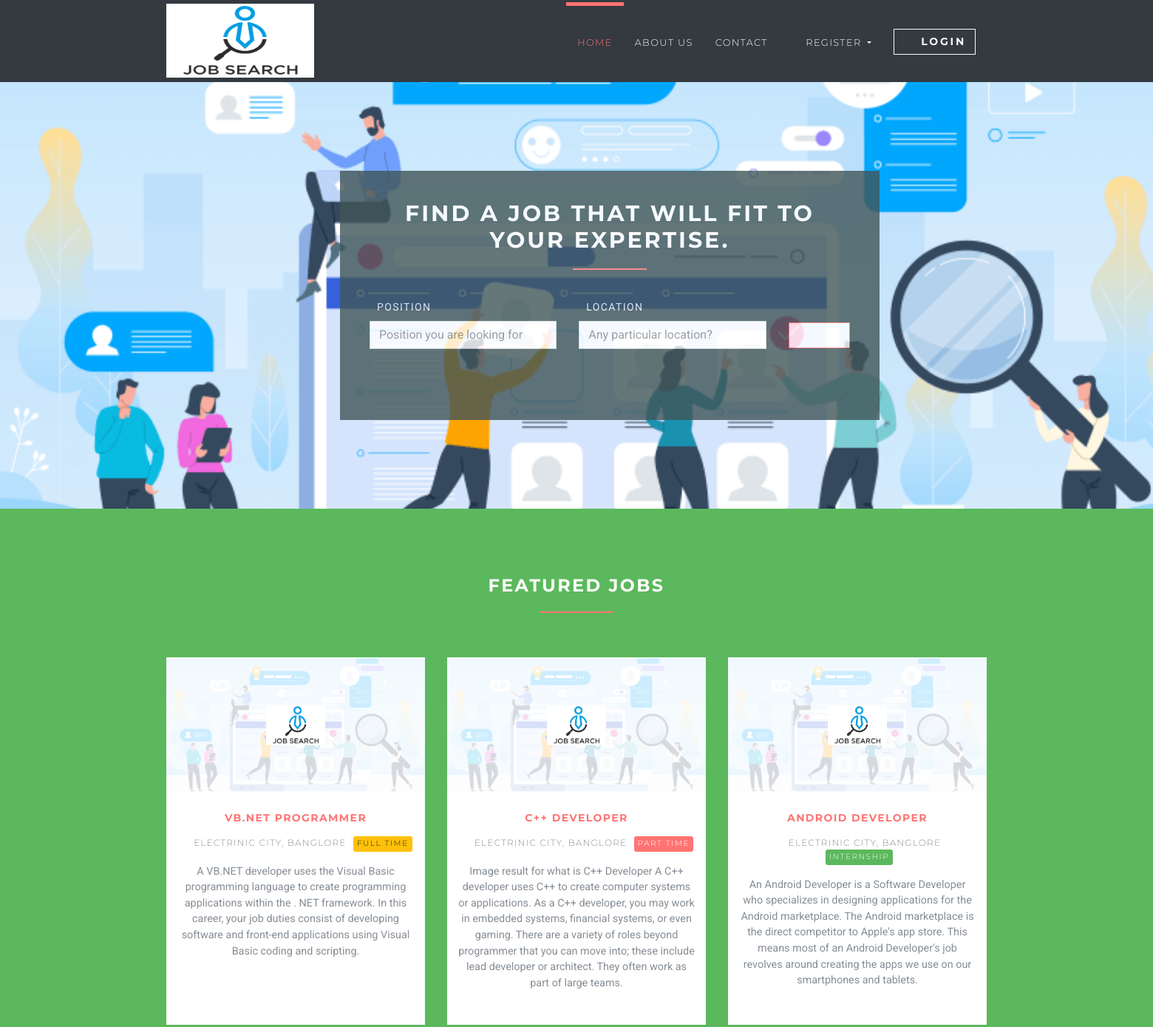
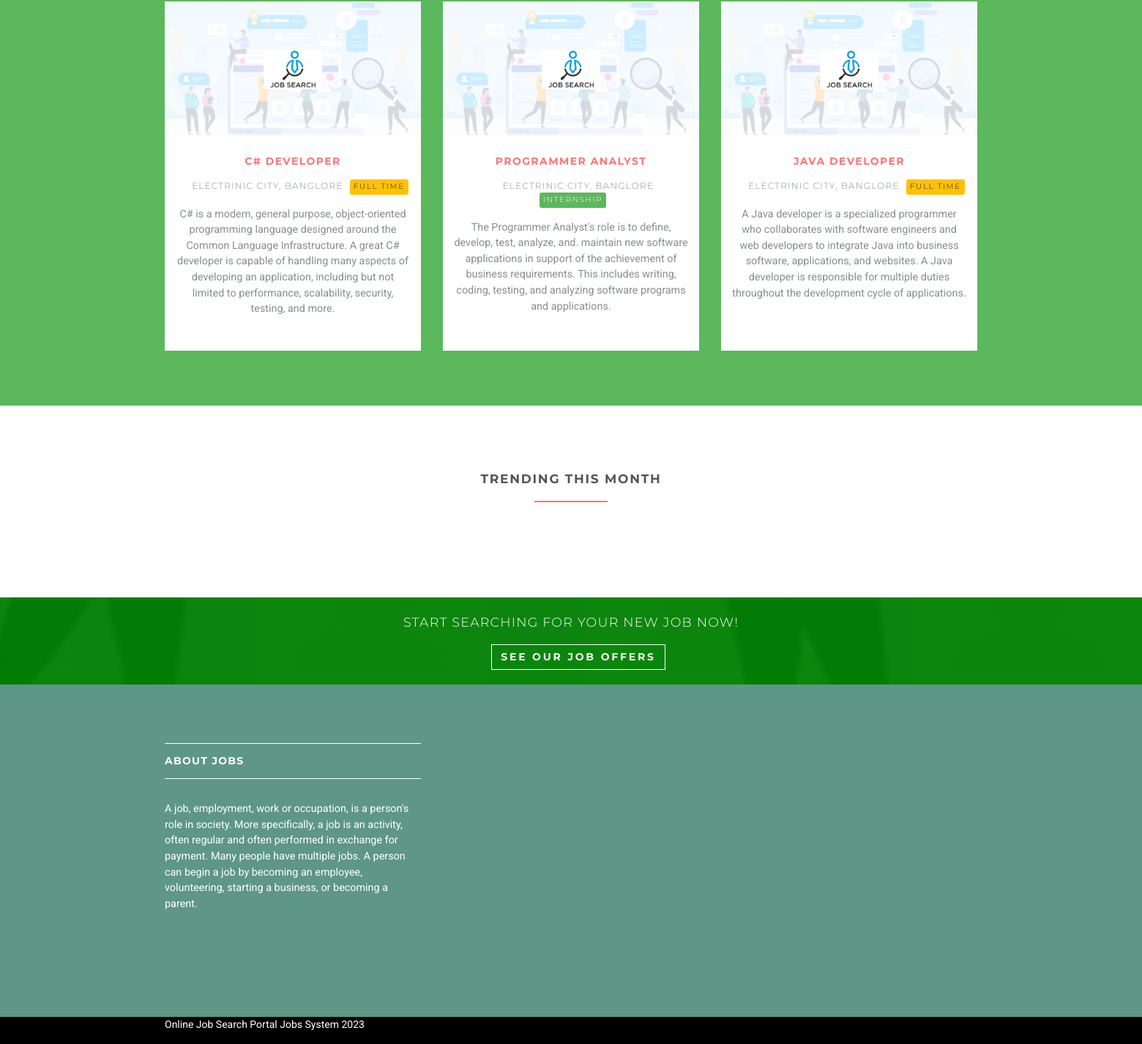
The page / on the database its author committed (2 pictures, top to bottom).
### jobsapp/models.py (models this page shows, shortened)
class Job(models.Model):
    user = models.ForeignKey(User, on_delete=models.CASCADE)
    title = models.CharField(max_length=300)
    description = models.TextField()
    location = models.CharField(max_length=150)
    type = models.CharField(choices=JOB_TYPE, max_length=10)
    category = models.CharField(max_length=100)
    last_date = models.DateTimeField()
    company_name = models.CharField(max_length=100)
    company_description = models.CharField(max_length=300)
    website = models.CharField(max_length=100, default="")
    created_at = models.DateTimeField(default=timezone.now)
    filled = models.BooleanField(default=False)

### jobsapp/views/home.py (the view)
# urls.py: path('', HomeView.as_view(), name='home'),
class HomeView(ListView):
    model = Job
    template_name = 'home.html'
    context_object_name = 'jobs'
    def get_queryset(self):
        return self.model.objects.all()[:6]
    def get_context_data(self, **kwargs):
        context = super().get_context_data(**kwargs)
        context['trendings'] = self.model.objects.filter(created_at__month=timezone.now().month)[:3]
        return context

### templates/home.html (shortened to what this page needs)
{% extends 'base.html' %}
{% load static %}
{% block content %}
    <section class="job-form-section job-form-section--image">
        <div class="container">
            <div class="row">
                <div class="col-lg-8 mx-auto">
                    <div class="job-form-box" style="background-color:#405658; opacity: 0.8;">
                        <h2 class="heading" style="color: rgb(255, 255, 255)">Find a job that will
                           fit to your expertise.
                        </h2>
                        <form id="job-main-form" method="get" action="{% url 'jobs:searh' %}" class="job-main-form">
                            <div class="controls" style="color: white;">
                                <div class="row align-items-center">
                                    <div class="col-md-5">
                                        <div class="form-group">
                                            <label for="profession">Position</label>
                                            <input type="text" id="profession" name="position"
                                                   placeholder="Position you are looking for" class="form-control" style="color: black">
                                        </div>
                                    </div>
                                    <div class="col-md-5">
                                        <div class="form-group">
                                            <label for="location">Location</label>
                                            <input type="text" id="location" name="location"
                                                   placeholder="Any particular location?" class="form-control">
                                        </div>
                                    </div>
                                    <div class="col-md-2">
                                        <button type="submit"
                                                class="btn btn-outline-white-primary job-main-form__button">
                                            <i class="fa fa-search"></i>
                                        </button>
                                    </div>
                                </div>
                            </div>
                        </form>
                    </div>
                </div>
            </div>
        </div>
    </section>
    <section class="bg-success">
        <div class="container">
            <h3 class="heading" style="color:white;">Featured jobs</h3>
            <div class="row featured align-items-stretch">
                {% for job in jobs %}
                    <div class="col-lg-4 mb-5 mb-lg-0" style="margin-top: 5px;">
                        <div class="box-image-text bg-visible full-height">
                            <div class="top">
                                <a href="#">
                                    <div class="image">
                                    </div>
                                    <div class="logo">
                                        <img src="{% static 'img/it.jpg' %}" alt="" style="max-width: 80px;">
                                    </div>
                                </a>
                            </div>
                            <div class="content">
                                <h5><a href="{% url 'jobs:jobs-detail' job.id %}">{{ job.title }}</a></h5>
                                <p class="featured__details"><i class="fa fa-map-marker job__location"></i>
                                    {{ job.location }}
                                    {% if job.type == '1' %}
                                        <span class="badge featured-badge badge-warning">Full time</span>
                                    {% elif job.type == '2' %}
                                        <span class="badge featured-badge badge-primary">Part time</span>
                                    {% else %}
                                        <span style="color: #ffffff;" class="badge featured-badge badge-success">Internship</span>
                                    {% endif %}
                                </p>
                                <p>{{ job.description }}</p>
                            </div>
                        </div>
                    </div>
                {% endfor %}
            </div>
        </div>
    </section>
    <section>
        <div class="container">
            <h4 class="heading">Trending this month</h4>
        </div>
    </section>
    <section style="background-image: url('{% static 'img/prj.png' %}');" class="section-divider">
        <div class="overlay"></div>
        <div class="container">
            <div class="row">
                <div class="col-lg-12 text-center">
                    <p>Start searching for your new job now! </p>
                    <p><a href="{% url 'jobs:jobs' %}" class="btn btn-outline-light">See our job offers </a></p>
                </div>
            </div>
        </div>
    </section>
{% endblock %}

### templates/base.html (shortened to what this page needs)
{% load static %}
<!DOCTYPE html>
<html>
<head>
    <link rel="stylesheet"
          href="{% static 'vendor/bootstrap/css/bootstrap.min.css' %}">
    <link rel="stylesheet"
          href="{% static 'vendor/font-awesome/css/font-awesome.min.css' %}">
    <link rel="stylesheet"
          href="{% static 'vendor/owl.carousel/assets/owl.carousel.css' %}">
    <link rel="stylesheet"
          href="{% static 'vendor/owl.carousel/assets/owl.theme.default.css' %}">
    <link rel="stylesheet" href="{% static 'css/style.default.css' %}"
          id="theme-stylesheet">
    <link rel="stylesheet" href="{% static 'css/custom.css' %}">
</head>
<body>
<header class="header">
    <nav class="navbar navbar-expand-lg bg-dark">
        <div class="container">
            <a href="/" class="navbar-brand">
                <img src="{% static 'img/it.jpg' %}" alt="logo" class="d-none d-lg-block" height="100" width="200">
            </a>
            <div id="navbarSupportedContent" class="collapse navbar-collapse">
                <ul class="navbar-nav ml-auto">
                    <li class="nav-item active">
                        <a href="/" class="nav-link">Home <span class="sr-only">(current)</span></a>
                    </li>
                    <li class="nav-item">
                        <a href="#" class="nav-link">About Us</a>
                    </li>
                    <li class="nav-item">
                        <a href="#" class="nav-link">Contact</a>
                    </li>
                    {% if request.user.is_authenticated and request.user.role == 'employer' %}
                        <li class="nav-item dropdown">
                            <a id="clientZone" href="#" data-toggle="dropdown"
                               aria-haspopup="true" aria-expanded="false"
                               class="nav-link dropdown-toggle has-img mb-3 mb-lg-0 mt-3 mt-lg-0">
                                <div class="client-menu-image">
                                    <div class="inner">
                                        <img src="{% static 'img/it.jpg' %}"
                                             alt="company image"
                                             class="img-fluid">
                                    </div>
                                </div>
                                {% if request.user.role == 'employee' %}
                                    {{ request.user.first_name }} {{ request.user.last_name }}
                                {% else %}
                                    {{ request.user.first_name }}
                                {% endif %}
                            </a>
                            <div aria-labelledby="clientZone" class="dropdown-menu">
                                <a href="{% url 'jobs:employer-dashboard' %}" class="dropdown-item">Dashboard</a>
                                <a href="{% url 'jobs:employer-all-applicants' %}" class="dropdown-item">Applicants </a>
                                <a href="{% url 'jobs:employer-jobs-create' %}" class="dropdown-item">Post a new
                                    job </a>
                                <a href="{% url 'accounts:logout' %}" class="dropdown-item">Logout</a>
                            </div>
                        </li>
                    {% else %}
                        <li class="nav-item dropdown">
                            <a id="pages" href="#" data-toggle="dropdown" aria-haspopup="true" aria-expanded="false"
                               class="nav-link dropdown-toggle"><i class="fa fa-signing"></i>Register
                            </a>
                        </li>
                        <li class="nav-item" style="color: #fff">
                            <a href="{% url 'accounts:login' %}" class="btn navbar-btn btn-outline-light mb-5 mb-lg-0">
                                <i class="fa fa-sign-in"></i>Login
                            </a>
                        </li>
                    {% endif %}
                </ul>
            </div>
        </div>
    </nav>
</header>
<div>
    {% block content %} {% endblock %}
</div>
<footer class="footer">
    <div class="footer__block">
        <div class="container">
            <div class="row">
                <div class="col-lg-4 col-md-12 mb-5">
                    <h4 class="h5">About Jobs</h4>
                    <p> A job, employment, work or occupation, is a person's role in society. More specifically, a job is an activity, often regular and often performed in exchange for payment. Many people have multiple jobs. A person can begin a job by becoming an employee, volunteering, starting a business, or becoming a parent. </p>
                </div>
            </div>
        </div>
    </div>
    <div class="footer__copyright">
        <div class="container">
            <div class="row">
                <div class="col-md-6 text-md-left text-center">
                    <p>Online Job Search Portal Jobs System 2023</p>
                </div>
            </div>
        </div>
    </div>
</footer>
</body>
</html>

### rows shown on the page
Job: title "VB.NET PROGRAMMER", location "ELECTRINIC CITY, BANGLORE", type "FULL TIME", description "A VB.NET developer uses the Visual Basic programming language to create programming applications within the . NET framework. In this career, your job duties consist of developing software and front-end applications using Visual Basic coding and scripting."
Job: title "C++ DEVELOPER", location "ELECTRINIC CITY, BANGLORE", type "PART TIME", description "Image result for what is C++ Developer A C++ developer uses C++ to create computer systems or applications. As a C++ developer, you may work in embedded systems, financial systems, or even gaming. There are a variety of roles beyond programmer that you can move into; these include lead developer or architect. They often work as part of large teams."
Job: title "ANDROID DEVELOPER", location "ELECTRINIC CITY, BANGLORE", type "INTERNSHIP", description "An Android Developer is a Software Developer who specializes in designing applications for the Android marketplace. The Android marketplace is the direct competitor to Apple's app store. This means most of an Android Developer's job revolves around creating the apps we use on our smartphones and tablets."
Job: title "C# DEVELOPER", location "ELECTRINIC CITY, BANGLORE", type "FULL TIME", description "C# is a modern, general purpose, object-oriented programming language designed around the Common Language Infrastructure. A great C# developer is capable of handling many aspects of developing an application, including but not limited to performance, scalability, security, testing, and more."
Job: title "PROGRAMMER ANALYST", location "ELECTRINIC CITY, BANGLORE", type "INTERNSHIP", description "The Programmer Analyst's role is to define, develop, test, analyze, and. maintain new software applications in support of the achievement of business requirements. This includes writing, coding, testing, and analyzing software programs and applications."
Job: title "JAVA DEVELOPER", location "ELECTRINIC CITY, BANGLORE", type "FULL TIME", description "A Java developer is a specialized programmer who collaborates with software engineers and web developers to integrate Java into business software, applications, and websites. A Java developer is responsible for multiple duties throughout the development cycle of applications."
